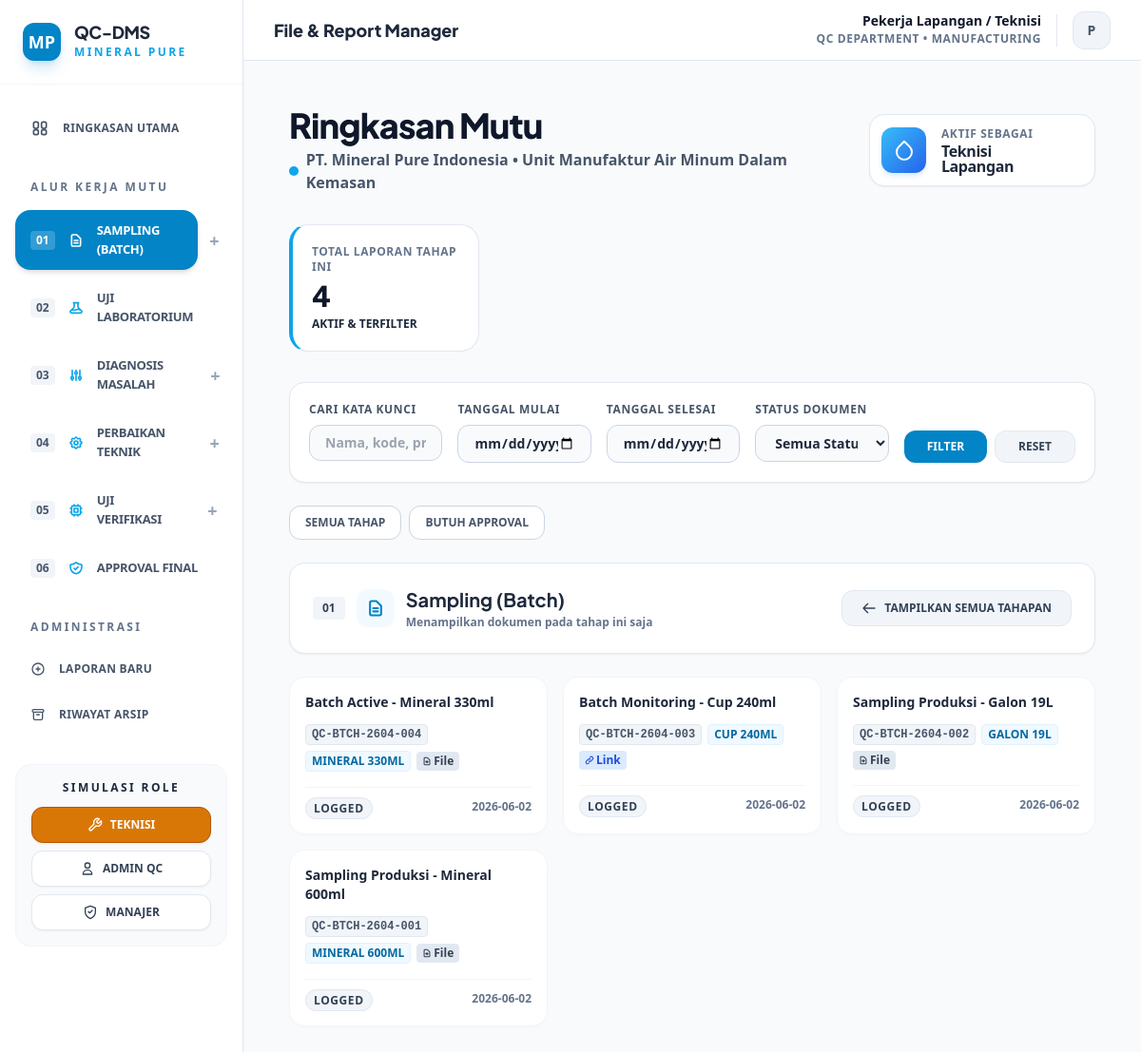
/index.php?filter=step1, run on an earlier commit of the app's database.
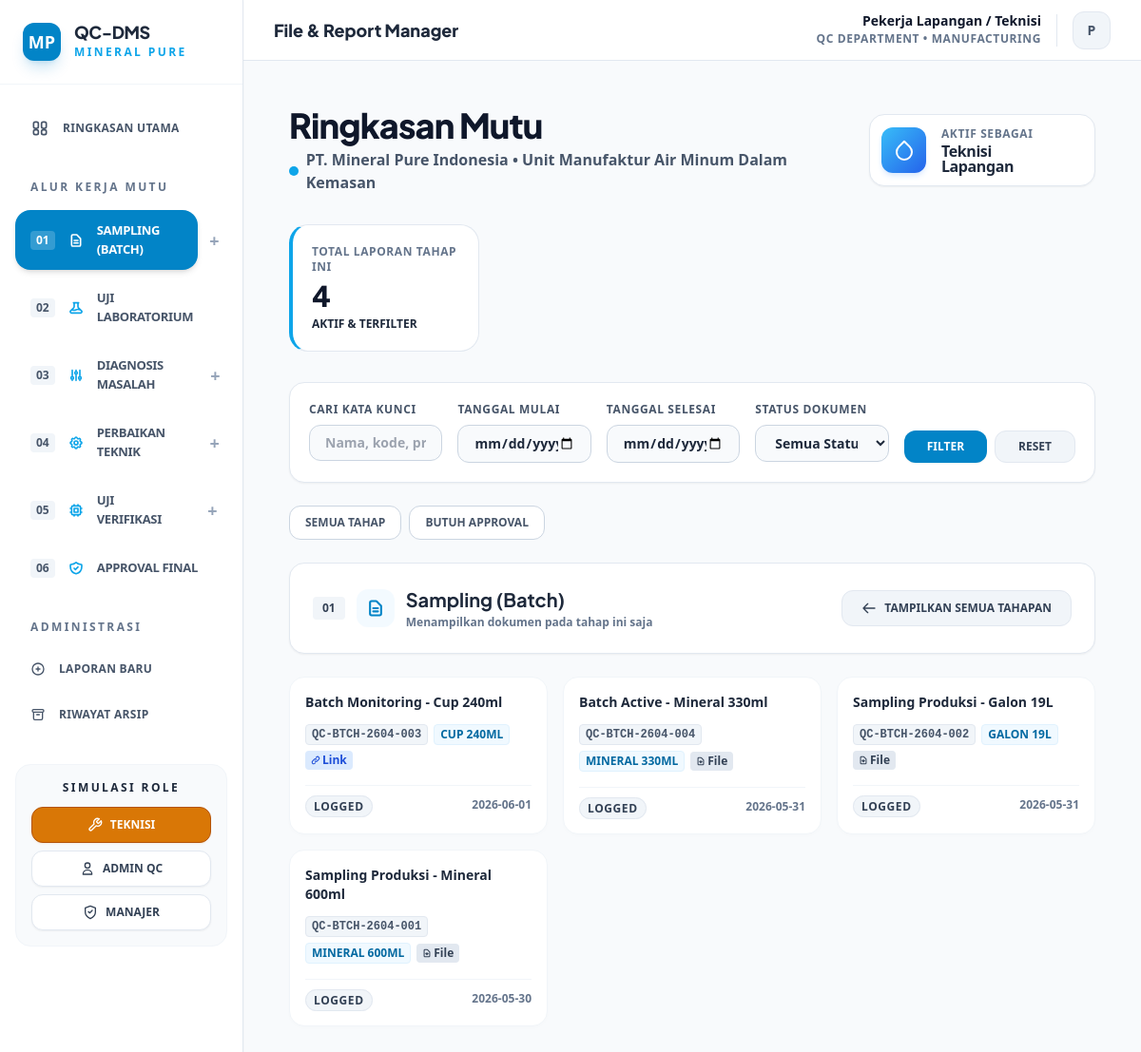
And on a later commit of the database.
### tables this page shows
CREATE TABLE documents (
        id INTEGER PRIMARY KEY AUTOINCREMENT,
        no_dokumen TEXT UNIQUE,
        nama_dokumen TEXT,
        produk TEXT,
        jenis TEXT,
        tanggal TEXT,
        inspector TEXT,
        machine_id TEXT,
        admin_entry_name TEXT,
        status TEXT,
        status_mutu TEXT DEFAULT 'Passed',
        approval_status TEXT DEFAULT 'Waiting Approval',
        approved_by TEXT,
        link TEXT,
        deskripsi TEXT,
        folder_path TEXT,
        parent_doc_id INTEGER,
        ph TEXT,
        tds TEXT,
        kekeruhan TEXT,
        created_at DATETIME,
        approved_at DATETIME,
        archived_at DATETIME
    , file_path TEXT, external_link TEXT);

### index.php (the view, shortened to what the rows shown need)
<?php
require 'db.php';
$filter = $_GET['filter'] ?? null;
$status_filter = $_GET['status_filter'] ?? null;
$query = "SELECT * FROM documents WHERE 1=1";
$params = [];
if ($status_filter === 'Approved') {
    $query .= " AND (approval_status = 'Approved' OR status = 'Archived')";
} elseif ($status_filter === 'Pending') {
    $query .= " AND (status = 'Pending' OR approval_status = 'Waiting Approval')";
} elseif ($status_filter === 'Hold') {
    $query .= " AND (status = 'Hold' OR approval_status = 'Hold')";
} else {
    $query .= " AND status NOT IN ('Archived', 'Rejected')";
}
if ($filter == 'waiting') {
    $query .= " AND approval_status = 'Waiting Approval'";
} elseif ($filter == 'step1') {
    $query .= " AND jenis = 'Catatan_Batch'";
} elseif ($filter == 'step2') {
    $query .= " AND jenis = 'Uji_Lab'";
} elseif ($filter == 'step3') {
    $query .= " AND jenis = 'Diagnosis_Mesin'";
} elseif ($filter == 'step4') {
    $query .= " AND jenis = 'Laporan_Perbaikan'";
} elseif ($filter == 'step5') {
    $query .= " AND jenis = 'Uji_Ulang'";
} elseif ($filter == 'step6') {
    $query .= " AND jenis = 'Approval_Manager'";
}
$query .= " ORDER BY tanggal DESC, id DESC";
$stmt = $pdo->prepare($query);
$stmt->execute($params);
$files = $stmt->fetchAll(PDO::FETCH_ASSOC);
$jenis_to_step = [
    'Catatan_Batch' => 'step1',
    'Uji_Lab' => 'step2',
    'Diagnosis_Mesin' => 'step3',
    'Laporan_Perbaikan' => 'step4',
    'Uji_Ulang' => 'step5',
    'Approval_Manager' => 'step6'
];
$pipeline_data = [
    'step1' => [],
    'step2' => [],
    'step3' => [],
    'step4' => [],
    'step5' => [],
    'step6' => []
];
foreach ($files as $file) {
    $s_key = $jenis_to_step[$file['jenis']] ?? null;
    if ($s_key) {
        $pipeline_data[$s_key][] = $file;
    }
}
?>
<!DOCTYPE html>
<html lang="id">
<head>
    <script src="https://cdn.tailwindcss.com"></script>
</head>
<body class="antialiased">
    <?php include 'sidebar.php'; ?>
    <div class="p-4 max-w-7xl mx-auto">
        <div class="mb-8 flex flex-col md:flex-row justify-between items-start md:items-center gap-6">
            <div>
                <h1 class="text-3xl md:text-4xl font-extrabold tracking-tight text-slate-900">Ringkasan Mutu</h1>
            </div>
        </div>
        <?php if ($filter && $filter !== 'waiting'):
            $step_info = $steps_config[$filter] ?? null;
            $step_files = $pipeline_data[$filter] ?? [];
        ?>
            <div class="mb-6 bg-white p-6 rounded-2xl border border-slate-200 shadow-sm flex flex-col sm:flex-row justify-between items-start sm:items-center gap-4">
                <div class="flex items-center gap-3">
                    <div>
                        <h2 class="text-xl font-bold text-slate-800"><?= $step_info['title'] ?></h2>
                    </div>
                </div>
            </div>
            <div class="grid grid-cols-1 md:grid-cols-2 lg:grid-cols-3 gap-4 mb-16">
                <?php if (empty($step_files)): ?>
                    <div class="col-span-full py-16 text-center bg-white rounded-2xl border border-slate-200 p-8">
                        <svg class="w-12 h-12 text-slate-300 mx-auto mb-3" fill="none" stroke="currentColor" viewBox="0 0 24 24" xmlns="http://www.w3.org/2000/svg">
                            <path stroke-linecap="round" stroke-linejoin="round" stroke-width="2" d="M9 12h6m-6 4h6m2 5H7a2 2 0 01-2-2V5a2 2 0 012-2h5.586a1 1 0 01.707.293l5.414 5.414a1 1 0 01.293.707V19a2 2 0 01-2 2z"></path>
                        </svg>
                        <p class="text-sm font-black text-slate-400 uppercase tracking-wider">Tidak ada dokumen di tahap ini</p>
                    </div>
                <?php else: ?>
                    <?php foreach ($step_files as $file): ?>
                        <?= renderDocumentCard($file, $pdo) ?>
                    <?php endforeach; ?>
                <?php endif; ?>
            </div>
        <?php endif; ?>
    </main>
    </div>
    </div>
</body>
</html>
<?php
function renderDocumentCard($file, $pdo) {
    ?>
    <a href="view.php?id=<?= $file['id'] ?>" class="doc-card">
        <p class="font-bold text-slate-800 text-sm leading-snug hover:text-sky-600 transition-colors">
            <?= htmlspecialchars($file['nama_dokumen']) ?>
        </p>
        <div class="flex flex-wrap items-center gap-1.5 mt-1.5">
            <span class="text-xs font-mono font-bold text-slate-600 bg-slate-100 px-1.5 py-0.5 rounded border border-slate-200">
                <?= htmlspecialchars($file['no_dokumen']) ?>
            </span>
            <span class="text-xs font-black text-sky-700 bg-sky-50 px-1.5 py-0.5 rounded uppercase border border-sky-100">
                <?= str_replace('_', ' ', $file['produk']) ?>
            </span>
            <?php if (!empty($file['file_path'])): ?>
                <span class="text-xs font-bold bg-slate-200 text-slate-700 px-1.5 py-0.5 rounded flex items-center gap-0.5">
                    File
                </span>
            <?php endif; ?>
            <?php if (!empty($file['external_link'])): ?>
                <span class="text-xs font-bold bg-blue-100 text-blue-700 px-1.5 py-0.5 rounded flex items-center gap-0.5">
                    Link
                </span>
            <?php endif; ?>
        </div>
        <div class="flex items-center justify-between gap-2 mt-2 pt-2 border-t border-slate-100">
            <div>
                <?php
                $badge_shown = false;
                if (!$badge_shown) {
                    echo "<span class='px-2 py-0.5 bg-slate-100 text-slate-700 border border-slate-200 rounded-full text-xs font-bold uppercase tracking-wider'>Logged</span>";
                }
                ?>
            </div>
            <span class="text-xs font-bold text-slate-500">
                <?= htmlspecialchars($file['tanggal']) ?>
            </span>
        </div>
    </a>
    <?php
    return ob_get_clean();
}
?>

What changed in the data, as far as the page shows it:
changed documents "Batch Monitoring - Cup 240ml": tanggal "2026-06-02" → "2026-06-01"; moves up the list
changed documents "Batch Active - Mineral 330ml": tanggal "2026-06-02" → "2026-05-31"
changed documents "Sampling Produksi - Galon 19L": tanggal "2026-06-02" → "2026-05-31"
changed documents "Sampling Produksi - Mineral 600ml": tanggal "2026-06-02" → "2026-05-30"
